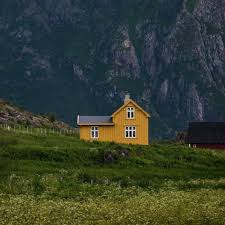
#> input picture Python/PNGToPixelTable/image.png, 225 x 225 px
$ python script.py
#> lines starting #> are read from the running program, lines starting #| are printed output that depends on the picture
from PIL import Image, UnidentifiedImageError
import os
import json

def rgb_to_hex(color):
    """Convert an RGB tuple to a hex string (without #)."""
    return '{:02X}{:02X}{:02X}'.format(color[0], color[1], color[2])

def resize_image(image, target_width, target_height):
    """Resize the image to the target width and height."""
    return image.resize((target_width, target_height), Image.Resampling.LANCZOS)

def get_pixel_data(image):
    """Get pixel data from the image and output as a list of hex color strings."""
    hex_colors = []
    width, height = image.size

    for x in range(width):
        for y in range(height):
            try:
                color = image.getpixel((x, y))  # Get color as (R, G, B) tuple
                hex_color = rgb_to_hex(color)    # Convert to hex string without #
                hex_colors.append(hex_color)      # Add hex color to the list

            except Exception as e:
                print(f"Error retrieving pixel at ({x}, {y}): {e}")
                continue  # Skip to the next pixel if there's an error

    return hex_colors

def save_json(hex_colors, filename="output.json"):
    """Save the hex color data to a JSON file without pretty printing."""
    try:
        with open(filename, 'w') as file:
            json.dump(hex_colors, file)  # No indent for uglified output
        print(f"Data successfully exported to {filename}")
    except Exception as e:
        print(f"Failed to export data: {e}")

def get_valid_resolution(prompt):
    """Prompt for a valid integer resolution."""
    while True:
        try:
            value = int(input(prompt))
            if value <= 0:
                raise ValueError
            return value
        except ValueError:
            print("Please enter a valid positive integer.")

def main():
    try:
        # Prompt user for image file
        image_path = input("Enter the path to the PNG image: ")
#> the answer given: image.png

        # Check if the file exists
        if not os.path.exists(image_path):
            print(f"Error: File '{image_path}' not found.")
            return

        # Open image
        try:
            image = Image.open(image_path)
#> image is the input picture: PIL image 225x225 RGB; mean R, G, B 53, 62.3, 48.4
        except UnidentifiedImageError:
            print("Error: The file is not a valid image or is in an unsupported format.")
            return

        # Prompt user for desired resolution
        target_width = get_valid_resolution("Enter desired width: ")
#> the loop in get_valid_resolution, `while True:` made 1 pass; the answer given on pass 1: 100
        target_height = get_valid_resolution("Enter desired height: ")

        # Resize image to desired resolution
        resized_image = resize_image(image, target_width, target_height)
#> in resize_image, `return image.resize((target_width, target_height), Image.Resampling.LA..`:
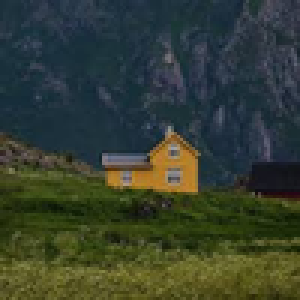
#> returned value: PIL image 100x100 RGB (shown 3 times larger); mean R, G, B 53, 62.3, 48.4

        # Get the pixel data as a list of hex color strings
        hex_colors = get_pixel_data(resized_image)
#> after the loop in get_pixel_data, `for x in range(width):`: hex_colors = 10000 items, first 6: '1C303B', '1C303B', '1C303B', '1C303B', '1C303B', '1C303B'

        # Get the directory of the script to save output.json in the same folder
        script_dir = os.path.dirname(os.path.abspath(__file__))
        output_path = os.path.join(script_dir, "output.json")

        # Save the hex color data to the JSON file
        save_json(hex_colors, output_path)

    except Exception as e:
        print(f"An unexpected error occurred: {e}")

if __name__ == "__main__":
    main()
